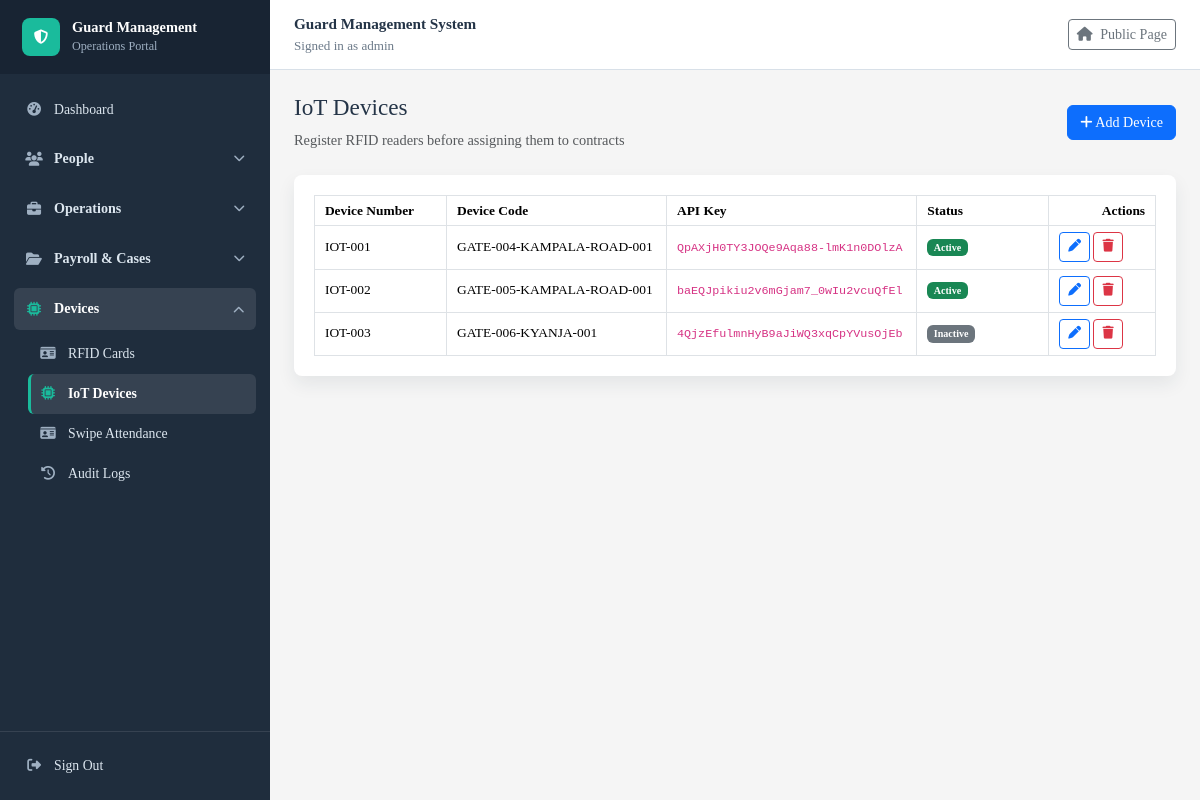
The page /iot/devices/ (signed in) on the database its author committed.
### guardmanagementsystem/models.py (models this page shows, shortened)
class IoTDevice(models.Model):
    DEVICE_STATUS_CHOICES = [
        (True, "Active"),
        (False, "Inactive"),
    ]
    device_id = models.AutoField(primary_key=True)
    device_number = models.CharField(max_length=50, unique=True, blank=True)
    device_code = models.CharField(max_length=50, unique=True, blank=True)
    api_key = models.CharField(max_length=100, blank=True)
    is_active = models.BooleanField(choices=DEVICE_STATUS_CHOICES, default=True)

### guardmanagementsystem/views.py (the view)
# urls.py: path("iot/devices/", views.iot_device_list, name="iot_device_list"),
@login_required
def iot_device_list(request):
    devices = IoTDevice.objects.all().order_by("device_number")
    return show_records(request, devices, "guardmanagementsystem/iot_device_list.html", "devices")

### guardmanagementsystem/context_processors.py (called while the page is built)
def role_access(request):
    user = getattr(request, "user", None)
    if not user:
        return {}
    return {
        "nav_permissions": nav_permissions(user),
        "user_roles": sorted(user_role_names(user)),
    }

### guardmanagementsystem/role_access.py (called while the page is built)
def user_role_names(user):
    if not user.is_authenticated:
        return set()
    if user.is_superuser:
        return {"Admin"}
    return set(user.groups.values_list("name", flat=True))

def user_is_admin(user):
    return user.is_authenticated and (
        user.is_superuser or user.groups.filter(name="Admin").exists()
    )

def user_can_access(user, url_name):
    if not url_name or url_name in PUBLIC_URL_NAMES:
        return True
    if not user.is_authenticated:
        return True
    if user_is_admin(user):
        return True
    roles = user_role_names(user)
    if any(url_name in ROLE_URLS.get(role, set()) for role in roles):
        return True
    return False

def nav_permissions(user):
    roles = user_role_names(user)
    if user_is_admin(user):
        roles = {"Admin"}
    return {
        permission: bool(roles & allowed_roles)
        for permission, allowed_roles in ROLE_PERMISSIONS.items()
    }

### guardmanagementsystem/views.py (called while the page is built)
def show_records(request, queryset, template_name, context_name):
    return render(request, template_name, {
        context_name: queryset
    })

### guardmanagementsystem/templates/guardmanagementsystem/iot_device_list.html
{% extends "guardmanagementsystem/base.html" %}
{% block content %}
<div class="d-flex justify-content-between align-items-center mb-4">
    <div>
        <h2>IoT Devices</h2>
        <p class="text-muted mb-0">Register RFID readers before assigning them to contracts</p>
    </div>
    <a href="{% url 'iot_device_add' %}" class="btn btn-primary">
        <i class="fa fa-plus"></i> Add Device
    </a>
</div>
<div class="table-card">
    <div class="table-responsive">
        <table class="table table-hover table-bordered align-middle mb-0 export-table" data-export-title="IoT Devices">
            <thead>
                <tr>
                    <th>Device Number</th>
                    <th>Device Code</th>
                    <th>API Key</th>
                    <th>Status</th>
                    <th class="text-end">Actions</th>
                </tr>
            </thead>
            <tbody>
                {% for device in devices %}
                    <tr>
                        <td>{{ device.device_number }}</td>
                        <td>{{ device.device_code }}</td>
                        <td><code>{{ device.api_key }}</code></td>
                        <td>
                            {% if device.is_active %}
                                <span class="badge bg-success">Active</span>
                            {% else %}
                                <span class="badge bg-secondary">Inactive</span>
                            {% endif %}
                        </td>
                        <td>
                            <div class="action-buttons">
                                <a href="{% url 'iot_device_edit' device.device_id %}" class="btn btn-sm btn-outline-primary">
                                    <i class="fa fa-pen"></i>
                                </a>
                                <a href="{% url 'iot_device_delete' device.device_id %}" class="btn btn-sm btn-outline-danger">
                                    <i class="fa fa-trash"></i>
                                </a>
                            </div>
                        </td>
                    </tr>
                {% empty %}
                    <tr>
                        <td colspan="5" class="text-center text-muted py-4">No IoT devices found.</td>
                    </tr>
                {% endfor %}
            </tbody>
        </table>
    </div>
</div>
{% endblock %}

### guardmanagementsystem/templates/guardmanagementsystem/base.html (shortened to what this page needs)
<!doctype html>
<html lang="en">
<head>
    <link href="https://cdn.jsdelivr.net/npm/bootstrap@5.3.3/dist/css/bootstrap.min.css" rel="stylesheet">
    <link href="https://cdnjs.cloudflare.com/ajax/libs/font-awesome/6.5.2/css/all.min.css" rel="stylesheet">
</head>
<body>
    {% with current_url=request.resolver_match.url_name %}
    <div class="app-layout">
        <aside class="sidebar">
            <div class="d-flex align-items-center justify-content-between">
                <a class="sidebar-brand flex-grow-1" href="{% if nav_permissions.can_dashboard %}{% url 'dashboard' %}{% else %}{% url 'iot_swipe_attendance' %}{% endif %}">
                    <span class="brand-mark"><i class="fa fa-shield-halved"></i></span>
                    <span>
                        <span class="brand-title">Guard Management</span>
                        <span class="brand-subtitle">Operations Portal</span>
                    </span>
                </a>
            </div>
            <nav id="sidebarNav" class="sidebar-nav collapse d-lg-block">
                {% if nav_permissions.can_dashboard %}
                    <a class="sidebar-link {% if current_url == 'dashboard' %}active{% endif %}" href="{% url 'dashboard' %}">
                        <i class="fa fa-gauge-high"></i> Dashboard
                    </a>
                {% endif %}
                {% if nav_permissions.can_people %}
                <div class="sidebar-module">
                    <button class="module-toggle" type="button" data-bs-toggle="collapse" data-bs-target="#peopleModule" aria-controls="peopleModule" aria-expanded="{% if current_url in 'user_list user_add user_edit user_delete guard_list guard_add guard_edit guard_delete client_list client_add client_edit client_delete' %}true{% else %}false{% endif %}">
                        <span class="module-title"><i class="fa fa-users"></i> People</span>
                        <i class="fa fa-chevron-down module-chevron"></i>
                    </button>
                </div>
                {% endif %}
                {% if nav_permissions.can_operations %}
                <div class="sidebar-module">
                    <button class="module-toggle" type="button" data-bs-toggle="collapse" data-bs-target="#operationsModule" aria-controls="operationsModule" aria-expanded="{% if current_url in 'contract_list contract_add contract_edit contract_delete deployment_list deployment_add deployment_edit deployment_delete deployment_guard_list deployment_guard_add deployment_guard_edit deployment_guard_delete program_guard shift_list shift_add shift_edit shift_delete shift_import schedule_csv_template asset_list asset_add asset_edit asset_delete' %}true{% else %}false{% endif %}">
                        <span class="module-title"><i class="fa fa-briefcase"></i> Operations</span>
                        <i class="fa fa-chevron-down module-chevron"></i>
                    </button>
                </div>
                {% endif %}
                {% if nav_permissions.can_payroll_cases %}
                <div class="sidebar-module">
                    <button class="module-toggle" type="button" data-bs-toggle="collapse" data-bs-target="#payrollCasesModule" aria-controls="payrollCasesModule" aria-expanded="{% if current_url in 'salary_list salary_add salary_edit salary_delete salary_payslip_general salary_payslip_individual incident_list incident_add incident_edit incident_delete incident_pdf_report' %}true{% else %}false{% endif %}">
                        <span class="module-title"><i class="fa fa-folder-open"></i> Payroll & Cases</span>
                        <i class="fa fa-chevron-down module-chevron"></i>
                    </button>
                </div>
                {% endif %}
                {% if nav_permissions.can_reports_devices %}
                <div class="sidebar-module">
                    <button class="module-toggle" type="button" data-bs-toggle="collapse" data-bs-target="#reportsDevicesModule" aria-controls="reportsDevicesModule" aria-expanded="{% if current_url in 'rfid_card_list rfid_card_add rfid_card_edit rfid_card_delete iot_device_list iot_device_add iot_device_edit iot_device_delete iot_swipe_attendance audit_log_list' %}true{% else %}false{% endif %}">
                        <span class="module-title"><i class="fa fa-microchip"></i> Devices</span>
                        <i class="fa fa-chevron-down module-chevron"></i>
                    </button>
                    <div id="reportsDevicesModule" class="collapse {% if current_url in 'rfid_card_list rfid_card_add rfid_card_edit rfid_card_delete iot_device_list iot_device_add iot_device_edit iot_device_delete iot_swipe_attendance audit_log_list' %}show{% endif %}">
                        <div class="module-menu">
                            {% if nav_permissions.can_devices %}
                                <a class="sidebar-link {% if current_url in 'rfid_card_list rfid_card_add rfid_card_edit rfid_card_delete' %}active{% endif %}" href="{% url 'rfid_card_list' %}">
                                    <i class="fa fa-id-card"></i> RFID Cards
                                </a>
                                <a class="sidebar-link {% if current_url in 'iot_device_list iot_device_add iot_device_edit iot_device_delete' %}active{% endif %}" href="{% url 'iot_device_list' %}">
                                    <i class="fa fa-microchip"></i> IoT Devices
                                </a>
                                <a class="sidebar-link {% if current_url == 'iot_swipe_attendance' %}active{% endif %}" href="{% url 'iot_swipe_attendance' %}">
                                    <i class="fa fa-id-card"></i> Swipe Attendance
                                </a>
                            {% endif %}
                            {% if nav_permissions.can_audit_logs %}
                                <a class="sidebar-link {% if current_url == 'audit_log_list' %}active{% endif %}" href="{% url 'audit_log_list' %}">
                                    <i class="fa fa-clock-rotate-left"></i> Audit Logs
                                </a>
                            {% endif %}
                        </div>
                    </div>
                </div>
                {% endif %}
            </nav>
            <div class="sidebar-footer">
                {% if request.user.is_authenticated %}
                    <a class="sidebar-link" href="{% url 'signout' %}">
                        <i class="fa fa-right-from-bracket"></i> Sign Out
                    </a>
                {% else %}
                    <a class="sidebar-link" href="{% url 'signin' %}">
                        <i class="fa fa-right-to-bracket"></i> Sign In
                    </a>
                {% endif %}
            </div>
        </aside>
        <div class="main-panel">
            <header class="topbar">
                <div>
                    <p class="topbar-title">Guard Management System</p>
                    <div class="topbar-user">
                        {% if request.user.is_authenticated %}
                            Signed in as {{ request.user.username }}
                        {% else %}
                            Staff portal
                        {% endif %}
                    </div>
                </div>
                <a class="btn btn-sm btn-outline-secondary" href="{% url 'welcome' %}">
                    <i class="fa fa-house me-1"></i> Public Page
                </a>
            </header>
            <main class="container-fluid page-shell content-area">
                {% block content %}{% endblock %}
            </main>
        </div>
    </div>
    {% endwith %}
</body>
</html>

### guardmanagementsystem/templates/guardmanagementsystem/base.html (style rules this page uses)
:root { --brand: #1abb9c; --brand-dark: #117e69; --line: #d8e0e8; --muted: #6c7a89; --sidebar-bg: #1f2d3d; --sidebar-bg-dark: #182433; --sidebar-active: #1abb9c; --app-font: "Times New Roman", Times, serif; }
body { background: whitesmoke; color: #243447; font-family: var(--app-font); font-size: 0.9rem; min-height: 100vh; }
h2 { font-size: 1.45rem; }
.btn, .form-control, .form-select, .table, .dropdown-menu { font-family: var(--app-font); font-size: 0.88rem; }
.app-layout { display: flex; min-height: 100vh; }
.sidebar { background: var(--sidebar-bg); color: #dce6ef; display: flex; flex-direction: column; flex: 0 0 270px; min-height: 100vh; position: sticky; top: 0; }
.sidebar-brand { align-items: center; background: var(--sidebar-bg-dark); color: #fff; display: flex; gap: 12px; min-height: 70px; padding: 18px 22px; text-decoration: none; }
.brand-mark { align-items: center; background: var(--sidebar-active); border-radius: 8px; display: inline-flex; height: 38px; justify-content: center; width: 38px; }
.brand-title { display: block; font-size: 0.9rem; font-weight: 800; line-height: 1.15; }
.brand-subtitle { color: #9fb0c2; display: block; font-size: 0.76rem; margin-top: 2px; }
.sidebar-nav { overflow-y: auto; padding: 16px 14px 22px; }
.sidebar-module { margin-top: 8px; }
.module-toggle { align-items: center; background: transparent; border: 0; border-radius: 6px; color: #dce6ef; display: flex; font-weight: 700; gap: 11px; justify-content: space-between; min-height: 42px; padding: 9px 11px; text-align: left; width: 100%; font-size: 0.88rem; }
.module-toggle:hover, .module-toggle[aria-expanded="true"] { background: rgba(255, 255, 255, 0.1); color: #fff; }
.module-title { align-items: center; display: inline-flex; gap: 11px; }
.module-title i { color: #9fb0c2; text-align: center; width: 18px; }
.module-toggle[aria-expanded="true"] .module-title i { color: var(--sidebar-active); }
.module-chevron { color: #9fb0c2; font-size: 0.72rem; transition: transform 0.15s ease; }
.module-toggle[aria-expanded="true"] .module-chevron { transform: rotate(180deg); }
.module-menu { padding: 4px 0 8px 14px; }
.sidebar-link { align-items: center; border-radius: 6px; color: #dce6ef; display: flex; gap: 11px; min-height: 40px; padding: 9px 11px; text-decoration: none; font-size: 0.86rem; }
.sidebar-link i { color: #9fb0c2; text-align: center; width: 18px; }
.sidebar-link:hover, .sidebar-link.active { background: rgba(255, 255, 255, 0.1); color: #fff; }
.sidebar-link.active { border-left: 3px solid var(--sidebar-active); font-weight: 700; padding-left: 8px; }
.sidebar-link.active i { color: var(--sidebar-active); }
.sidebar-footer { border-top: 1px solid rgba(255, 255, 255, 0.1); margin-top: auto; padding: 14px; }
.main-panel { display: flex; flex: 1 1 auto; flex-direction: column; min-width: 0; }
.topbar { align-items: center; background: #fff; border-bottom: 1px solid var(--line); display: flex; justify-content: space-between; min-height: 70px; padding: 0 24px; }
.topbar-title { font-size: 0.95rem; font-weight: 800; margin: 0; }
.topbar-user { color: var(--muted); font-size: 0.82rem; }
.page-shell { padding: 24px 24px 40px; }
.content-area { flex: 1 1 auto; }
.table-card { background: #fff; border-radius: 8px; padding: 20px; box-shadow: 0 8px 18px rgba(31, 45, 61, 0.08); }
.table { font-family: var(--app-font); font-size: 0.84rem; line-height: 1.25; margin-bottom: 0; table-layout: auto; width: 100%; }
.table-responsive { overflow-x: auto; }
.table-responsive > .table, .dataTable { min-width: max-content; }
.table th, .table td { padding: 0.38rem 0.62rem; vertical-align: middle; }
.table th { min-width: 130px; white-space: nowrap; }
.table td { min-width: 110px; overflow-wrap: anywhere; }
.table th.text-end, .table td.text-end, .table th:last-child, .table td:last-child { min-width: 105px; white-space: nowrap; }
.table .btn, .table .form-control, .table .form-select { font-size: 0.8rem; min-height: 30px; padding-bottom: 0.25rem; padding-top: 0.25rem; }

### rows shown on the page
IoTDevice: device_number "IOT-001", device_code "GATE-004-KAMPALA-ROAD-001", api_key "QpAXjH0TY3JOQe9Aqa88-lmK1n0DOlzA", is_active "Active"
IoTDevice: device_number "IOT-002", device_code "GATE-005-KAMPALA-ROAD-001", api_key "baEQJpikiu2v6mGjam7_0wIu2vcuQfEl", is_active "Active"
IoTDevice: device_number "IOT-003", device_code "GATE-006-KYANJA-001", api_key "4QjzEfulmnHyB9aJiWQ3xqCpYVusOjEb", is_active "Inactive"

### other values the page prints
{{ request.user.username }} "admin"
